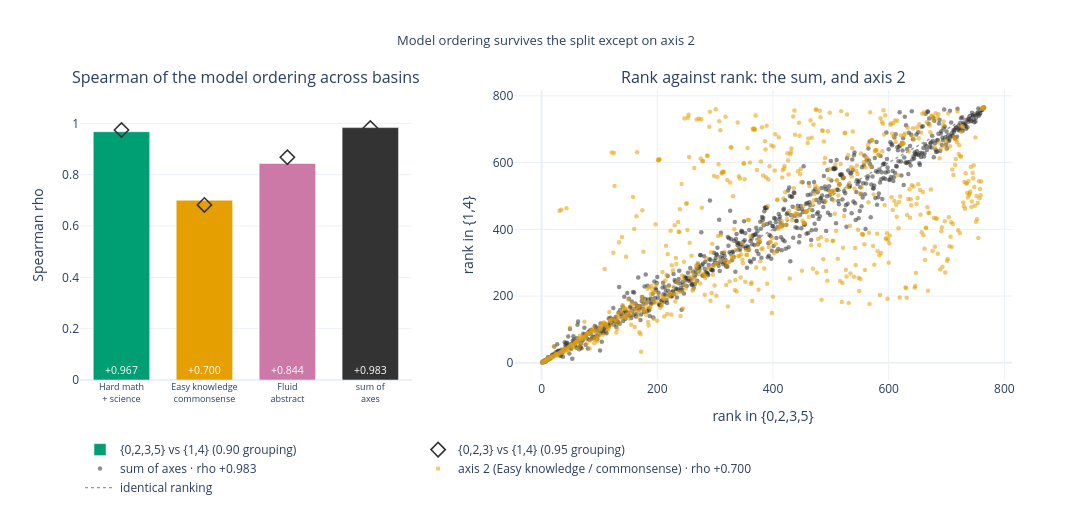

Here is the notebook cell this chart was saved with:
### Markdown cell above
### 8 · The ranking that the index reports is mode-stable: Spearman **+0.983** on the summed axes and **+0.967** on hard math, against **+0.700** on axis 2 and **+0.844** on fluid.
Same 0.90 grouping, all 765 test-takers. Axis 2 is the only axis whose per-model ordering the basins disagree on, and the disagreement cancels in the sum.

### Code cell
T0, T1 = TB90[tuple(G90[0])], TB90[tuple(G90[1])]
rho = [spearmanr(T0[:, k], T1[:, k]).statistic for k in range(3)]
rho_sum = spearmanr(T0.sum(1), T1.sum(1)).statistic
rho95 = [spearmanr(TB[tuple(LEAD)][:, k], TB[tuple(ALT)][:, k]).statistic for k in range(3)]
rho95_sum = spearmanr(TB[tuple(LEAD)].sum(1), TB[tuple(ALT)].sum(1)).statistic

fig = make_subplots(rows=1, cols=2, column_widths=[0.40, 0.60], horizontal_spacing=0.11,
                    subplot_titles=["Spearman of the model ordering across basins",
                                    "Rank against rank: the sum, and axis 2"])
xs = [AXIS[k].replace(" / ", "<br>").replace(" + ", "<br>+ ") for k in range(3)] + ["sum of<br>axes"]
fig.add_trace(go.Bar(x=xs, y=rho + [rho_sum], name="{0,2,3,5} vs {1,4} (0.90 grouping)",
                     marker_color=AXCOL + [C["dark"]],
                     text=[f"{v:+.3f}" for v in rho + [rho_sum]], textposition="inside",
                     insidetextanchor="start", textfont=dict(size=10.5, color="white"),
                     hovertemplate="%{x}: %{y:+.3f}<extra></extra>"),
              row=1, col=1)
fig.add_trace(go.Scatter(x=xs, y=rho95 + [rho95_sum], mode="markers",
                         name="{0,2,3} vs {1,4} (0.95 grouping)",
                         marker=dict(color=C["dark"], size=11, symbol="diamond-open",
                                     line=dict(color=C["dark"], width=1.6)),
                         hovertemplate="%{x}: %{y:+.3f}<extra></extra>"), row=1, col=1)
fig.update_yaxes(title_text="Spearman rho", range=[0, 1.13], row=1, col=1)
fig.update_xaxes(tickfont=dict(size=9), row=1, col=1)

rk = lambda v: np.argsort(np.argsort(v)) + 1
for tag, v0, v1, col in [(f"sum of axes · rho {rho_sum:+.3f}", T0.sum(1), T1.sum(1), C["dark"]),
                         (f"axis 2 ({AXIS[K2]}) · rho {rho[K2]:+.3f}",
                          T0[:, K2], T1[:, K2], AXCOL[K2])]:
    fig.add_trace(go.Scatter(x=rk(v0), y=rk(v1), mode="markers", name=tag,
                             marker=dict(color=col, size=4.5, opacity=0.55),
                             text=MOD, hovertemplate="%{text}<br>%{x} → %{y}<extra></extra>"),
                  row=1, col=2)
fig.add_trace(go.Scatter(x=[1, NM], y=[1, NM], mode="lines", name="identical ranking",
                         line=dict(color=C["gray"], width=1.4, dash="dot"), hoverinfo="skip"),
              row=1, col=2)
fig.update_xaxes(title_text="rank in {0,2,3,5}", row=1, col=2)
fig.update_yaxes(title_text="rank in {1,4}", row=1, col=2)
fig.update_layout(title="Model ordering survives the split except on axis 2",
                  height=520, width=1220, bargap=0.32,
                  legend=dict(orientation="h", y=-0.19), margin=dict(t=90, b=140))
show(fig, "08_rank_stability")

print("0.90 grouping {0,2,3,5} vs {1,4}: " +
      " · ".join(f"{AXIS[k]} {rho[k]:+.3f}" for k in range(3)) + f" · sum {rho_sum:+.3f}")
print("0.95 grouping {0,2,3}  vs {1,4}: " +
      " · ".join(f"{AXIS[k]} {rho95[k]:+.3f}" for k in range(3)) + f" · sum {rho95_sum:+.3f}")

### Figure 1 — Plotly figure (JSON) as saved in the notebook; plotly's stock layout.template omitted (floating-point values rounded to 4 significant figures; data arrays with more than 128 entries replaced by an {"elided": "..."} marker saying what was removed)
{"data": [{"hovertemplate": "%{x}: %{y:+.3f}<extra></extra>", "insidetextanchor": "start", "marker": {"color": ["#009E73", "#E69F00", "#CC79A7", "#333333"]}, "name": "{0,2,3,5} vs {1,4} (0.90 grouping)", "text": ["+0.967", "+0.700", "+0.844", "+0.983"], "textfont": {"color": "white", "size": 10.5}, "textposition": "inside", "type": "bar", "x": ["Hard math<br>+ science", "Easy knowledge<br>commonsense", "Fluid<br>abstract", "sum of<br>axes"], "xaxis": "x", "y": [0.9674, 0.7005, 0.8437, 0.9834], "yaxis": "y"}, {"hovertemplate": "%{x}: %{y:+.3f}<extra></extra>", "marker": {"color": "#333333", "line": {"color": "#333333", "width": 1.6}, "size": 11, "symbol": "diamond-open"}, "mode": "markers", "name": "{0,2,3} vs {1,4} (0.95 grouping)", "type": "scatter", "x": ["Hard math<br>+ science", "Easy knowledge<br>commonsense", "Fluid<br>abstract", "sum of<br>axes"], "xaxis": "x", "y": [0.9742, 0.6822, 0.868, 0.9817], "yaxis": "y"}, {"hovertemplate": "%{text}<br>%{x} → %{y}<extra></extra>", "marker": {"color": "#333333", "opacity": 0.55, "size": 4.5}, "mode": "markers", "name": "sum of axes · rho +0.983", "text": {"elided": "765 str values"}, "type": "scatter", "x": {"elided": "765 int values"}, "xaxis": "x2", "y": {"elided": "765 int values"}, "yaxis": "y2"}, {"hovertemplate": "%{text}<br>%{x} → %{y}<extra></extra>", "marker": {"color": "#E69F00", "opacity": 0.55, "size": 4.5}, "mode": "markers", "name": "axis 2 (Easy knowledge / commonsense) · rho +0.700", "text": {"elided": "765 str values"}, "type": "scatter", "x": {"elided": "765 int values"}, "xaxis": "x2", "y": {"elided": "765 int values"}, "yaxis": "y2"}, {"hoverinfo": "skip", "line": {"color": "#999999", "dash": "dot", "width": 1.4}, "mode": "lines", "name": "identical ranking", "type": "scatter", "x": [1, 765], "xaxis": "x2", "y": [1, 765], "yaxis": "y2"}], "layout": {"annotations": [{"font": {"size": 16}, "showarrow": false, "text": "Spearman of the model ordering across basins", "x": 0.178, "xanchor": "center", "xref": "paper", "y": 1.0, "yanchor": "bottom", "yref": "paper"}, {"font": {"size": 16}, "showarrow": false, "text": "Rank against rank: the sum, and axis 2", "x": 0.733, "xanchor": "center", "xref": "paper", "y": 1.0, "yanchor": "bottom", "yref": "paper"}], "bargap": 0.32, "height": 520, "legend": {"orientation": "h", "y": -0.19}, "margin": {"b": 140, "t": 90}, "title": {"font": {"size": 13}, "text": "Model ordering survives the split except on axis 2", "x": 0.5}, "width": 1220, "xaxis": {"anchor": "y", "domain": [0.0, 0.356], "tickfont": {"size": 9}}, "xaxis2": {"anchor": "y2", "domain": [0.466, 1.0], "title": {"text": "rank in {0,2,3,5}"}}, "yaxis": {"anchor": "x", "domain": [0.0, 1.0], "range": [0, 1.13], "title": {"text": "Spearman rho"}}, "yaxis2": {"anchor": "x2", "domain": [0.0, 1.0], "title": {"text": "rank in {1,4}"}}}}
